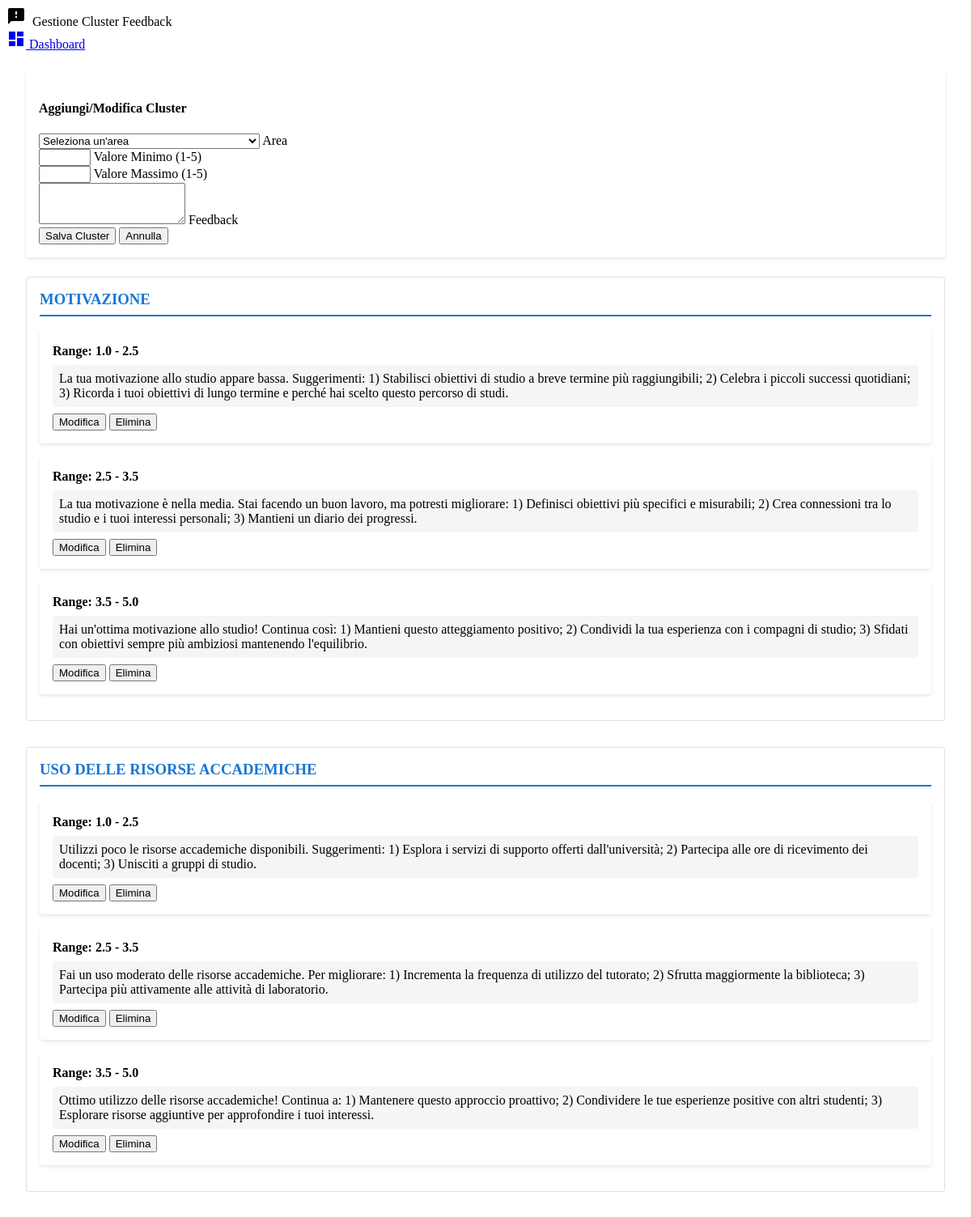
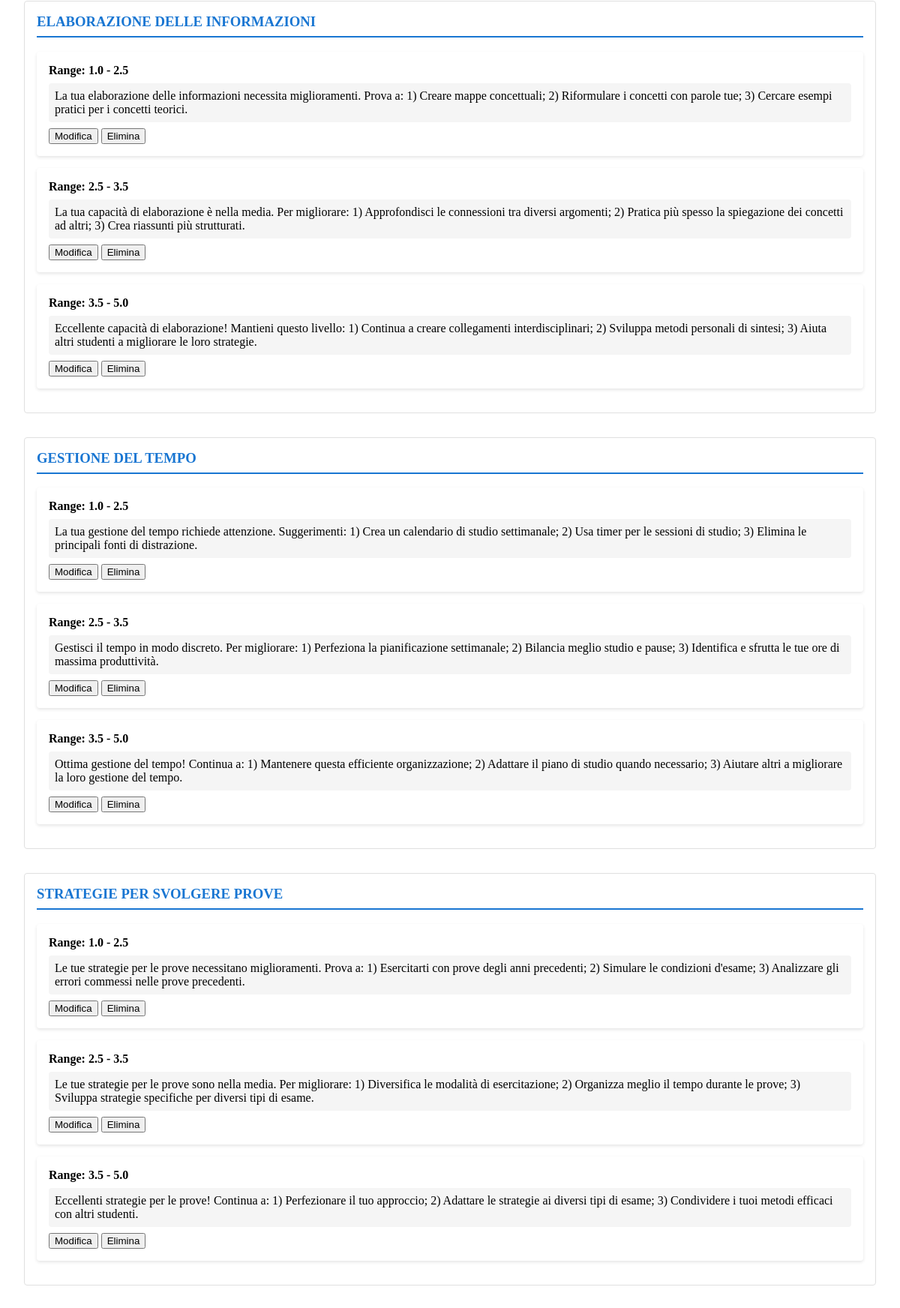
The page /admin/clusters (signed in, upper part) on the database its author committed (2 pictures, top to bottom).
### questionario_app.py (models this page shows)
class ClusterRisposte(db.Model):
    id = db.Column(db.Integer, primary_key=True)
    area = db.Column(db.String(50), nullable=False)
    min_valore = db.Column(db.Float, nullable=False)
    max_valore = db.Column(db.Float, nullable=False)
    feedback = db.Column(db.Text, nullable=False)
    created_at = db.Column(db.DateTime, default=datetime.utcnow)
    updated_at = db.Column(db.DateTime, default=datetime.utcnow, onupdate=datetime.utcnow)

### questionario_app.py (the view, shortened to what this page needs)
@app.route('/admin/clusters', methods=['GET', 'POST'])
@login_required
def gestione_clusters():
    clusters = ClusterRisposte.query.order_by(ClusterRisposte.area, ClusterRisposte.min_valore).all()
    return render_template('admin/gestione_clusters.html',
                         clusters=clusters,
                         aree=AREE.keys())

### questionario_app.py (called while the page is built)
@login_manager.user_loader
def load_user(user_id):
    return User.query.get(int(user_id))

### templates/admin/gestione_clusters.html (shortened to what this page needs)
<!DOCTYPE html>
<html lang="it">
<head>
    <link rel="stylesheet" href="https://code.getmdl.io/1.3.0/material.blue-light_blue.min.css">
</head>
<body>
    <div class="mdl-layout mdl-js-layout mdl-layout--fixed-header">
        <header class="mdl-layout__header">
            <div class="mdl-layout__header-row">
                <i class="material-icons">feedback</i>
                <span class="mdl-layout-title">&nbsp;Gestione Cluster Feedback</span>
                <nav class="mdl-navigation">
                    <a class="mdl-navigation__link" href="{{ url_for('admin_dashboard') }}">
                        <i class="material-icons">dashboard</i> Dashboard
                    </a>
                </nav>
            </div>
        </header>
        <main class="mdl-layout__content">
            <div class="page-content">
                <div class="form-section">
                    <h4>Aggiungi/Modifica Cluster</h4>
                    <form id="clusterForm" method="POST" onsubmit="return validateForm()">
                        <div class="mdl-textfield mdl-js-textfield mdl-textfield--floating-label">
                            <select class="mdl-textfield__input" id="area" name="area" required>
                                <option value="">Seleziona un'area</option>
                            </select>
                            <label class="mdl-textfield__label" for="area">Area</label>
                        </div>
                        <div class="mdl-textfield mdl-js-textfield mdl-textfield--floating-label">
                            <input class="mdl-textfield__input" type="number" id="min_valore" name="min_valore"
                                   step="0.1" min="1" max="5" required>
                            <label class="mdl-textfield__label" for="min_valore">Valore Minimo (1-5)</label>
                        </div>
                        <div class="mdl-textfield mdl-js-textfield mdl-textfield--floating-label">
                            <input class="mdl-textfield__input" type="number" id="max_valore" name="max_valore"
                                   step="0.1" min="1" max="5" required>
                            <label class="mdl-textfield__label" for="max_valore">Valore Massimo (1-5)</label>
                        </div>
                        <div class="mdl-textfield mdl-js-textfield mdl-textfield--floating-label">
                            <textarea class="mdl-textfield__input" id="feedback" name="feedback" rows="3" required></textarea>
                            <label class="mdl-textfield__label" for="feedback">Feedback</label>
                        </div>
                        <button type="submit" class="mdl-button mdl-js-button mdl-button--raised mdl-button--colored">
                            Salva Cluster
                        </button>
                        <button type="button" onclick="resetForm()" class="mdl-button mdl-js-button mdl-button--raised">
                            Annulla
                        </button>
                    </form>
                </div>
                {% for area in aree %}
                <div class="area-section mdl-shadow--2dp">
                    <h3 class="area-title">{{ area }}</h3>
                    {% set area_clusters = clusters|selectattr('area', 'equalto', area)|list %}
                    {% if area_clusters|length > 0 %}
                        {% for cluster in area_clusters|sort(attribute='min_valore') %}
                        <div class="cluster-card">
                            <div class="range-info">
                                <span>Range: {{ "%.1f"|format(cluster.min_valore) }} - {{ "%.1f"|format(cluster.max_valore) }}</span>
                            </div>
                            <div class="feedback-text">{{ cluster.feedback }}</div>
                            <div class="action-buttons">
                                <button onclick="editCluster({{ cluster.id }}, '{{ cluster.area }}', {{ cluster.min_valore }}, {{ cluster.max_valore }}, '{{ cluster.feedback|replace("'", "\\'") }}')"
                                        class="mdl-button mdl-js-button mdl-button--raised mdl-button--colored">
                                    Modifica
                                </button>
                                <form style="display: inline;" method="POST"
                                      onsubmit="return confirm('Sei sicuro di voler eliminare questo cluster?')">
                                    <button type="submit" class="mdl-button mdl-js-button mdl-button--raised mdl-button--accent">
                                        Elimina
                                    </button>
                                </form>
                            </div>
                        </div>
                        {% endfor %}
                    {% else %}
                        <p>Nessun cluster definito per questa area.</p>
                    {% endif %}
                </div>
                {% endfor %}
            </div>
        </main>
    </div>
</body>
</html>

### templates/admin/gestione_clusters.html (style rules this page uses)
.page-content { padding: 24px; max-width: 1200px; margin: 0 auto; }
.area-section { margin-bottom: 32px; padding: 16px; border: 1px solid #e0e0e0; border-radius: 4px; }
.area-title { color: #1976D2; margin-top: 0; padding-bottom: 8px; border-bottom: 2px solid #1976D2; }
.cluster-card { background: #fff; padding: 16px; margin-bottom: 16px; border-radius: 4px; box-shadow: 0 2px 4px rgba(0,0,0,0.1); }
.range-info { display: flex; align-items: center; margin-bottom: 8px; }
.range-info span { margin-right: 16px; font-weight: bold; }
.feedback-text { background: #f5f5f5; padding: 8px; border-radius: 4px; margin-top: 8px; }
.action-buttons { margin-top: 8px; }
.form-section { background: #fff; padding: 16px; border-radius: 4px; margin-bottom: 24px; box-shadow: 0 2px 4px rgba(0,0,0,0.1); }
.mdl-textfield { width: 100%; }

### rows shown on the page
ClusterRisposte: min_valore "1.0", max_valore "2.5", feedback "La tua motivazione allo studio appare bassa. Suggerimenti: 1) Stabilisci obiettivi di studio a breve termine più raggiungibili; 2) Celebra i piccoli successi quotidiani; 3) Ricorda i tuoi obiettivi di lungo termine e perché hai scelto questo percorso di studi."
ClusterRisposte: min_valore "2.5", max_valore "3.5", feedback "La tua motivazione è nella media. Stai facendo un buon lavoro, ma potresti migliorare: 1) Definisci obiettivi più specifici e misurabili; 2) Crea connessioni tra lo studio e i tuoi interessi personali; 3) Mantieni un diario dei progressi."
ClusterRisposte: min_valore "3.5", max_valore "5.0", feedback "Hai un'ottima motivazione allo studio! Continua così: 1) Mantieni questo atteggiamento positivo; 2) Condividi la tua esperienza con i compagni di studio; 3) Sfidati con obiettivi sempre più ambiziosi mantenendo l'equilibrio."
ClusterRisposte: min_valore "1.0", max_valore "2.5", feedback "Utilizzi poco le risorse accademiche disponibili. Suggerimenti: 1) Esplora i servizi di supporto offerti dall'università; 2) Partecipa alle ore di ricevimento dei docenti; 3) Unisciti a gruppi di studio."
ClusterRisposte: min_valore "2.5", max_valore "3.5", feedback "Fai un uso moderato delle risorse accademiche. Per migliorare: 1) Incrementa la frequenza di utilizzo del tutorato; 2) Sfrutta maggiormente la biblioteca; 3) Partecipa più attivamente alle attività di laboratorio."
ClusterRisposte: min_valore "3.5", max_valore "5.0", feedback "Ottimo utilizzo delle risorse accademiche! Continua a: 1) Mantenere questo approccio proattivo; 2) Condividere le tue esperienze positive con altri studenti; 3) Esplorare risorse aggiuntive per approfondire i tuoi interessi."
ClusterRisposte: min_valore "1.0", max_valore "2.5", feedback "La tua elaborazione delle informazioni necessita miglioramenti. Prova a: 1) Creare mappe concettuali; 2) Riformulare i concetti con parole tue; 3) Cercare esempi pratici per i concetti teorici."
ClusterRisposte: min_valore "2.5", max_valore "3.5", feedback "La tua capacità di elaborazione è nella media. Per migliorare: 1) Approfondisci le connessioni tra diversi argomenti; 2) Pratica più spesso la spiegazione dei concetti ad altri; 3) Crea riassunti più strutturati."
ClusterRisposte: min_valore "3.5", max_valore "5.0", feedback "Eccellente capacità di elaborazione! Mantieni questo livello: 1) Continua a creare collegamenti interdisciplinari; 2) Sviluppa metodi personali di sintesi; 3) Aiuta altri studenti a migliorare le loro strategie."
ClusterRisposte: min_valore "1.0", max_valore "2.5", feedback "La tua gestione del tempo richiede attenzione. Suggerimenti: 1) Crea un calendario di studio settimanale; 2) Usa timer per le sessioni di studio; 3) Elimina le principali fonti di distrazione."
ClusterRisposte: min_valore "2.5", max_valore "3.5", feedback "Gestisci il tempo in modo discreto. Per migliorare: 1) Perfeziona la pianificazione settimanale; 2) Bilancia meglio studio e pause; 3) Identifica e sfrutta le tue ore di massima produttività."
ClusterRisposte: min_valore "3.5", max_valore "5.0", feedback "Ottima gestione del tempo! Continua a: 1) Mantenere questa efficiente organizzazione; 2) Adattare il piano di studio quando necessario; 3) Aiutare altri a migliorare la loro gestione del tempo."
ClusterRisposte: min_valore "1.0", max_valore "2.5", feedback "Le tue strategie per le prove necessitano miglioramenti. Prova a: 1) Esercitarti con prove degli anni precedenti; 2) Simulare le condizioni d'esame; 3) Analizzare gli errori commessi nelle prove precedenti."
ClusterRisposte: min_valore "2.5", max_valore "3.5", feedback "Le tue strategie per le prove sono nella media. Per migliorare: 1) Diversifica le modalità di esercitazione; 2) Organizza meglio il tempo durante le prove; 3) Sviluppa strategie specifiche per diversi tipi di esame."
ClusterRisposte: min_valore "3.5", max_valore "5.0", feedback "Eccellenti strategie per le prove! Continua a: 1) Perfezionare il tuo approccio; 2) Adattare le strategie ai diversi tipi di esame; 3) Condividere i tuoi metodi efficaci con altri studenti."

### other values the page prints
{{ area }} "MOTIVAZIONE" "USO DELLE RISORSE ACCADEMICHE" "ELABORAZIONE DELLE INFORMAZIONI" "GESTIONE DEL TEMPO" "STRATEGIE PER SVOLGERE PROVE"
